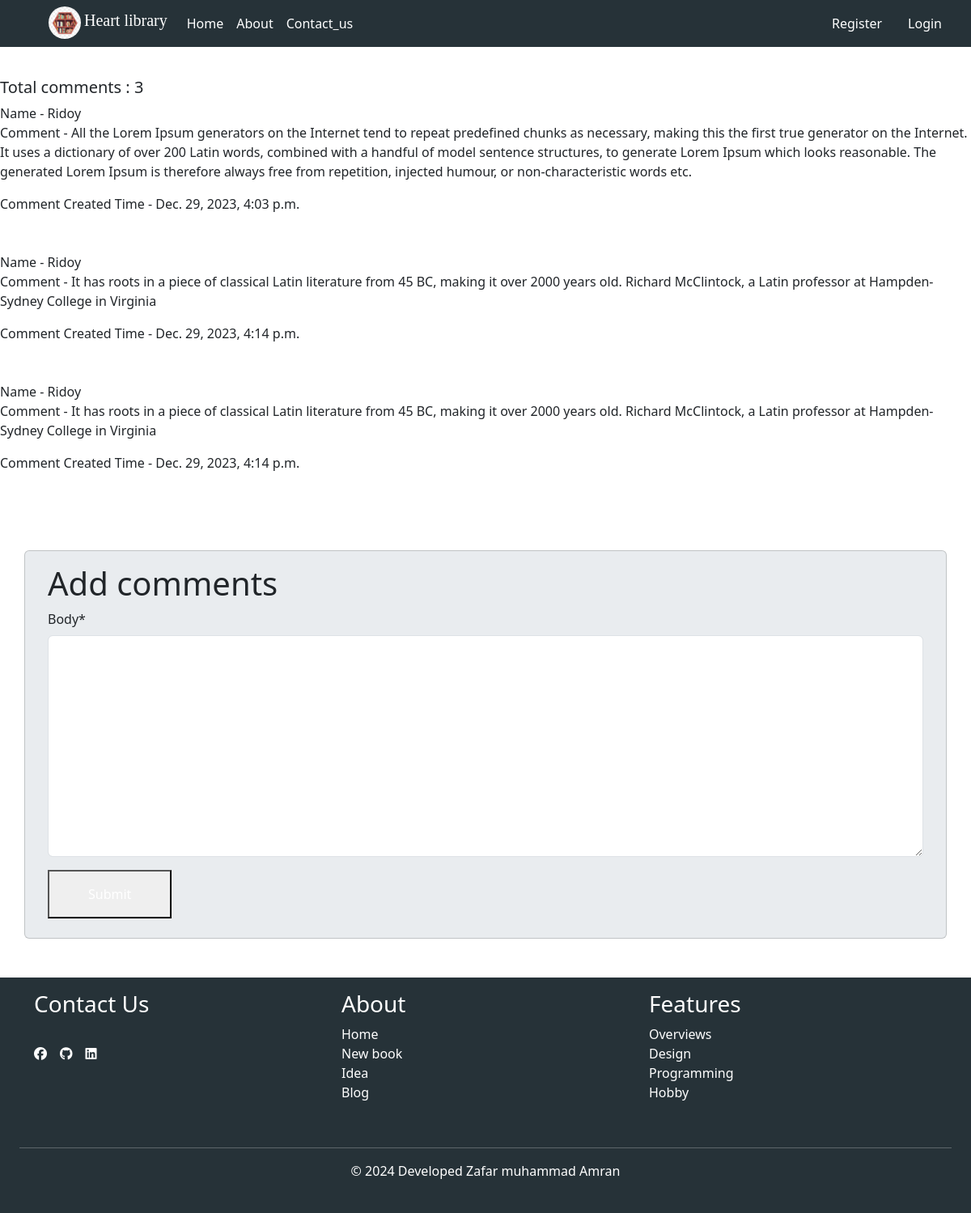
Before: /users/comments/7/ with the older database file.
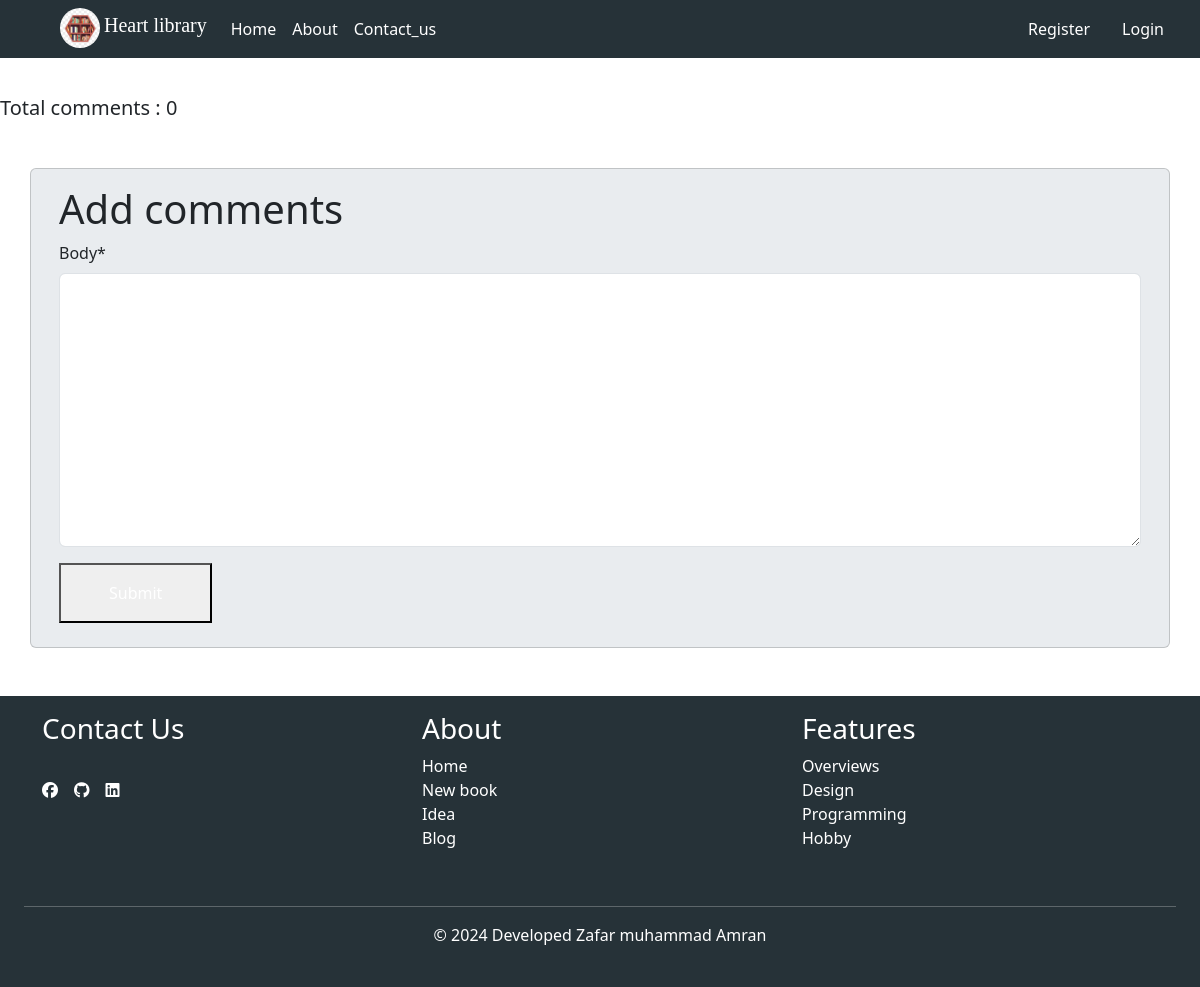
After: the same page with the newer database file.
### library_user/models.py (models this page shows, shortened)
class Comment(models.Model):
    book = models.ForeignKey(BookModel, on_delete = models.CASCADE, related_name='comments')
    user = models.ForeignKey(User, on_delete = models.CASCADE, related_name='user')
    body = models.TextField()
    created_on = models.DateTimeField(auto_now_add = True)

### library_user/views.py (the view, shortened to what this page needs)
# urls.py: path('comments/<int:pk>/', views.Comment_views.as_view(), name='comment_views'),
class Comment_views(DetailView):
    model = BookModel
    template_name = 'comment.html'
    def get_context_data(self, **kwargs):
        context = super().get_context_data(**kwargs)
        book = self.object
        comments = book.comments.all()
        comment_form = CommentForm()
        context['comments'] = comments
        context['comment_form'] = comment_form
        context['book'] = book
        return context

### library_user/forms.py
class CommentForm(forms.ModelForm):
    class Meta:
        model = Comment
        fields = ['body']
    def __init__(self, *args, **kwargs):
        super().__init__(*args, **kwargs)
        for field in self.fields:
            self.fields[field].widget.attrs.update({
                'class' : (
                    'appearance-none block w-full bg-gray-200 '
                    'text-gray-700 border border-gray-200 rounded '
                    'py-3 px-4 leading-tight focus:outline-none '
                    'focus:bg-white focus:border-gray-500'
                )
            })

### library_user/templates/comment.html (shortened to what this page needs)
{% extends "base.html" %}
{% load crispy_forms_tags %}
{% block content %}
<div>
    <h5 class="text-xl text-gray-900 dark:text-white">Total comments : {{comments | length}}</h5>
    <div>
      {% for c in comments %}
      <div>
        <div>
         <span class="text-xl text-gray-900 dark:text-white">Name -</span>  {{c.user}}
       </div>
        <div>
           <p> <span class="text-xl text-gray-900 dark:text-white">Comment - </span>{{c.body}}</p>
        </div>
        <div>
         <span class="text-xl text-gray-900 dark:text-white">Comment Created Time - </span> {{c.created_on}}
        </div>
      </div>
      <br><br>
      {% endfor %}
    </div>
  </div>
<div class="card container mt-5 mb-5 bg-body-secondary">
    <div class="card-body">
      <h1>Add comments</h1>
      <form method="post">
          {{comment_form | crispy}}
          <button type="submit" class="text-white bg-gray-800 hover:bg-gray-900 focus:outline-none focus:ring-4 focus:ring-gray-300 font-medium rounded-lg text-sm px-5 py-3 me-2 mb-2 dark:bg-gray-800 dark:hover:bg-gray-700 dark:focus:ring-gray-700 dark:border-gray-700">Submit</button>
      </form>
    </div>
  </div>
{% endblock content %}

Changed rows visible on the page:
removed Comment: user "Ridoy", body "All the Lorem Ipsum generators on the Internet tend to repeat predefined chunks as necessary, making this the first true generator on the Internet. It uses a dictionary of over 200 Latin words, combined with a handful of model sentence structures, to generate Lorem Ipsum which looks reasonable. The generated Lorem Ipsum is therefore always free from repetition, injected humour, or non-characteristic words etc.", created_on "Dec. 29, 2023, 4:03 p.m."
removed Comment: user "Ridoy", body "It has roots in a piece of classical Latin literature from 45 BC, making it over 2000 years old. Richard McClintock, a Latin professor at Hampden-Sydney College in Virginia", created_on "Dec. 29, 2023, 4:14 p.m."
removed Comment: user "Ridoy", body "It has roots in a piece of classical Latin literature from 45 BC, making it over 2000 years old. Richard McClintock, a Latin professor at Hampden-Sydney College in Virginia", created_on "Dec. 29, 2023, 4:14 p.m."
Other visible differences:
{{ comments | length }}: "3" → "0"
